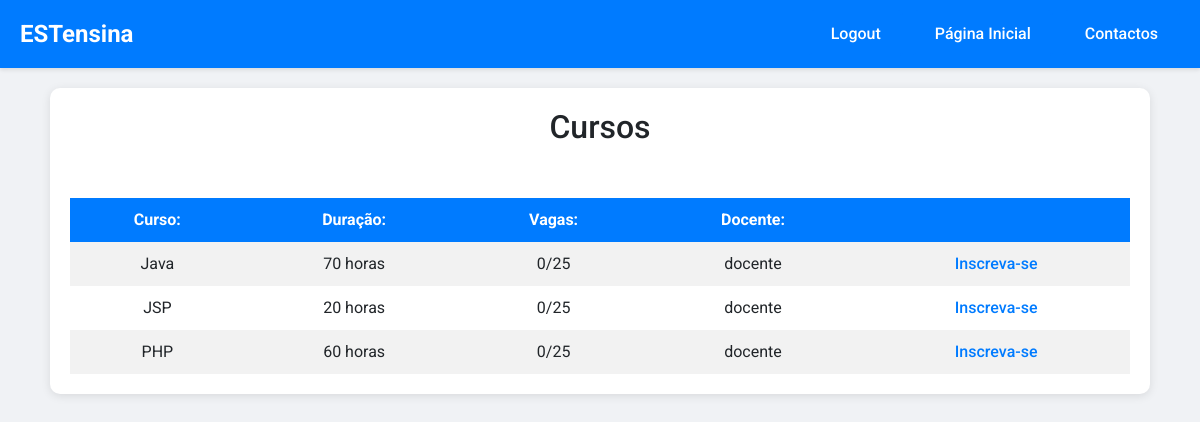
Page /paginas/verCursos.php (signed in) on the committed database.
### tables this page shows
CREATE TABLE `curso` (
  `id_curso` int(11) NOT NULL,
  `nome` varchar(60) NOT NULL,
  `duracao` int(11) NOT NULL,
  `inscritos` int(11) NOT NULL,
  `capacidade` int(11) NOT NULL,
  `docente` int(11) NOT NULL
);

CREATE TABLE `utilizador` (
  `id_utilizador` int(11) NOT NULL,
  `nome` varchar(60) NOT NULL,
  `data_nascimento` date NOT NULL,
  `pass` varchar(60) NOT NULL,
  `morada` varchar(60) NOT NULL,
  `email` varchar(60) NOT NULL,
  `telemovel` int(11) NOT NULL,
  `tipo_utilizador` int(11) NOT NULL
);

### paginas/verCursos.php (the view, shortened to what this page needs)
<!DOCTYPE html>
<html>
<head>
	<link rel="stylesheet" href="https://stackpath.bootstrapcdn.com/bootstrap/4.5.2/css/bootstrap.min.css">
    <link rel="stylesheet" href="estilo2.css">
</head>
<body>
<?php
			if (isset($_SESSION["user"]) && isset($_SESSION["id"]) && $_SESSION["tipo_utilizador"] == ALUNO) {
				echo " <div id='cabecalho'>
                		<a href='index.php' id = 'nomeSite'>
                    			ESTensina
                		</a>
							<div class= 'input-div'>
								<div id='botao'>
									<form action='logout.php'>
										<input type='submit' value='Logout'>
									</form>
								</div>
								<div id='botao'>
									<form action='PaginaUtilizador.php'>
										<input type='submit' value='Página Inicial'>
									</form>
								</div>
								<div id='botao'>
									<form action='contacto.php'>
										<input type='submit' value='Contactos'>
									</form>
								</div>
							</div>
						</div>
						";
			} else {
				echo "<script> setTimeout(function () { window.location.href = 'index.php'; }, 2000)</script>";
			}
?>
	<div id="corpo">
		<h2>Cursos</h2> <br>
		<div id="tabela">
			<?php
			if (isset($_SESSION["user"]) && isset($_SESSION["id"]) && $_SESSION["tipo_utilizador"] == ALUNO) {
				$pode = true;
				if ($pode) {
					$sql = "SELECT * FROM curso ORDER BY nome";
					$cursos = mysqli_query($conn, $sql);
					echo "<table width='100%' id = 't01'>
					<tr>
						<th>Curso:</th>
						<th>Duração:</th>
						<th>Vagas:</th>
						<th>Docente:</th>
						<th></th>
					</tr>";
					while ($row = mysqli_fetch_array($cursos)) {
                        $id_curso = $row["id_curso"];
						$sql = "SELECT u.nome FROM Utilizador u INNER JOIN Curso c ON c.docente = u.id_utilizador WHERE c.id_curso = '$id_curso'";
						$nomesDocentes = mysqli_query($conn, $sql);
						$nome = mysqli_fetch_array($nomesDocentes);
						$nomeDocente = $nome["nome"];
						echo "
						<tr>
							<td>" . $row["nome"] . "</td>
							<td>" . $row["duracao"] . " horas</td>
							<td>".$row["inscritos"]."/" . $row["capacidade"] . "</td>
							<td>" . $nomeDocente . "</td>";
						echo"<td><a href = 'inscricaoAluno.php?idCurso=".$id_curso."'> Inscreva-se </a></td>";
						echo "</tr>";
					}
					echo "</table>";
				}
			} else {
				echo "<script> setTimeout(function () { window.location.href = 'index.php'; }, 2000)</script>";
			}
			?>
		</div>
	</div>
</body>
</html>

### paginas/estilo2.css (style rules this page uses)
body { font-family: 'Roboto', sans-serif; background-color: #f0f2f5; margin: 0; padding: 0; display: flex; flex-direction: column; align-items: center; }
#cabecalho { background-color: #007bff; color: white; padding: 10px 20px; display: flex; justify-content: space-between; align-items: center; width: 100%; box-shadow: 0 2px 4px rgba(0, 0, 0, 0.1); }
#cabecalho a { text-decoration: none; color: white; font-size: 24px; font-weight: 700; }
.input-div { display: flex; align-items: center; }
#botao { margin-left: 10px; }
#botao input { padding: 10px 20px; background-color: #007bff; border: 2px solid #007bff; color: white; cursor: pointer; border-radius: 5px; font-weight: 500; transition: background-color 0.3s, color 0.3s; }
#corpo { padding: 20px; background-color: white; margin: 20px; border-radius: 10px; box-shadow: 0 2px 10px rgba(0, 0, 0, 0.1); width: 100%; max-width: 1100px; text-align: center; }
#tabela { margin-top: 20px; }
table { width: 100%; border-collapse: collapse; }
th, td { padding: 10px; border: none ; text-align: center; }
th { background-color: #007bff; color: white; }
tr:nth-child(even) { background-color: #f2f2f2; }
a { color: #007bff; text-decoration: none; font-weight: 500; transition: color 0.3s; }

### rows in the picture
curso: nome "Java", duracao "70", inscritos "0", capacidade "25", docente.nome "docente"
curso: nome "JSP", duracao "20", inscritos "0", capacidade "25", docente.nome "docente"
curso: nome "PHP", duracao "60", inscritos "0", capacidade "25", docente.nome "docente"
